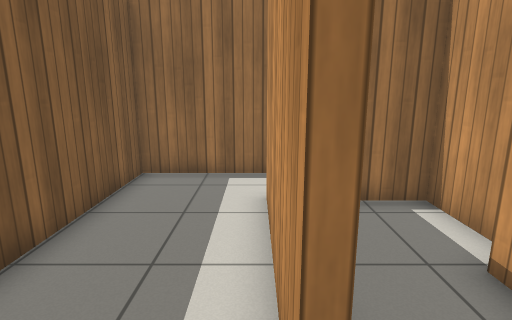
[1] (above)

24 first-person views from a walk through a world built for the Gazebo simulator. The camera is 1.2 m above the floor, tilts 12° down and sees 80° across. The floor is counted in squares, 0.5 m on a side. Each view is taken from the middle of a square. On the plan, view 1 faces up. The plan holds only what a view shows up to about 19 squares ahead; the rest is blank. Gazebo's built-in surfaces are drawn with simple patterns.

[2]
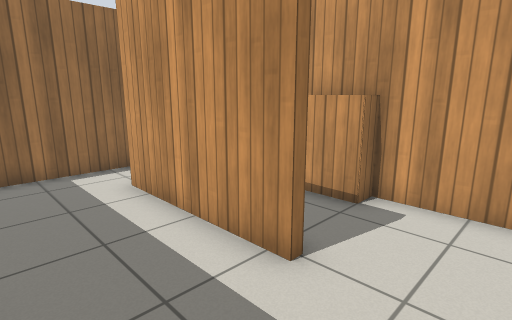

[3]
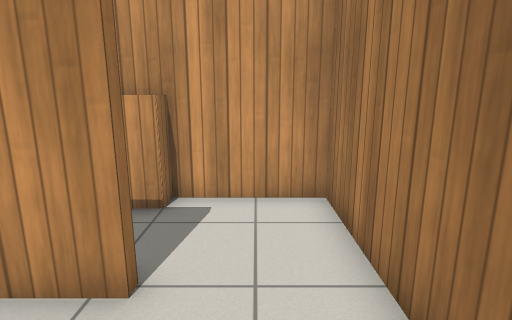

[4]
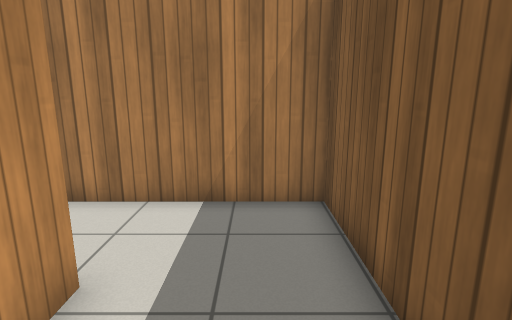

[5]
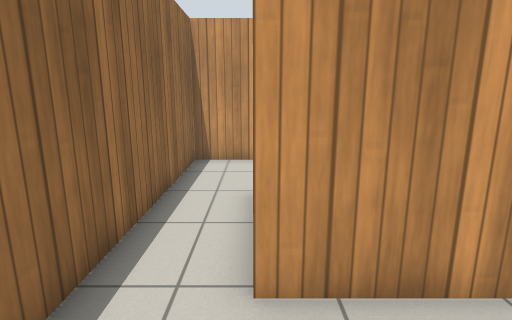

[6]
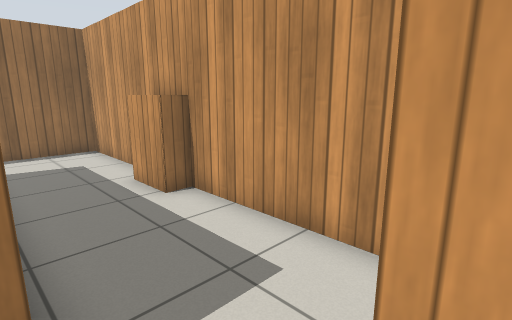

[7]
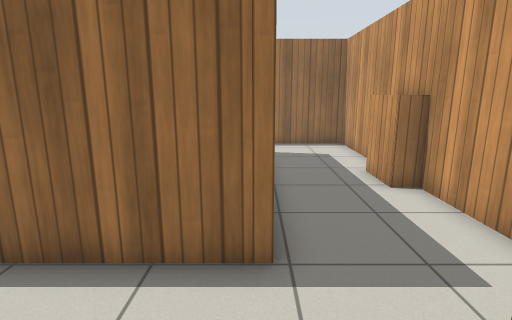

[8]
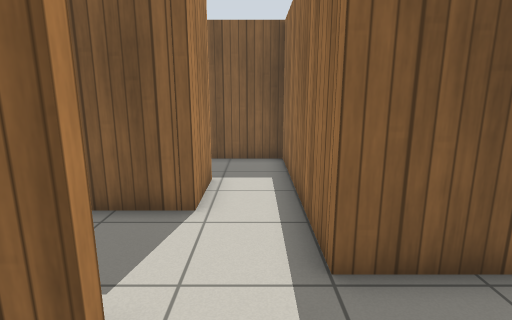

[9]
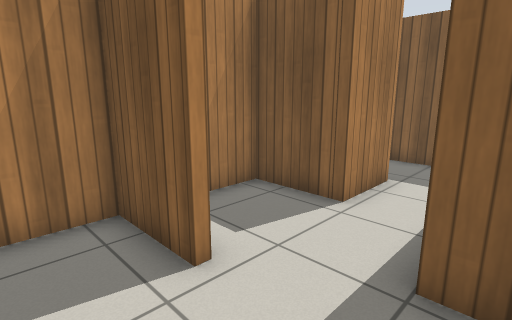

[10]
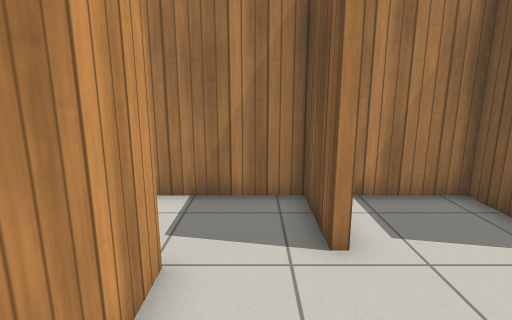

[11]
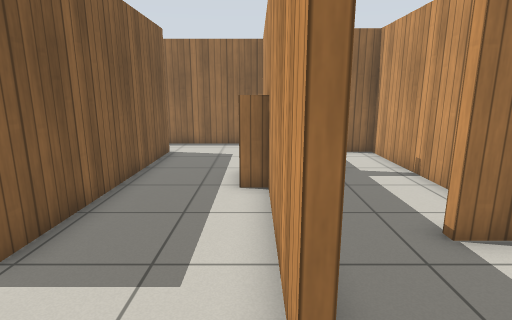

[12]
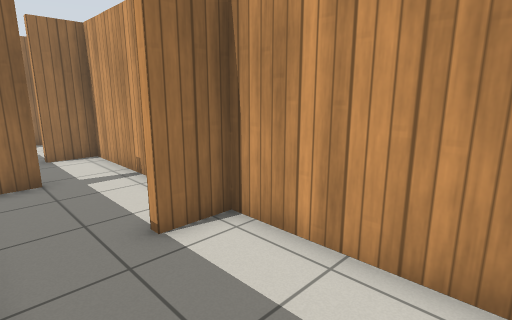

[13]
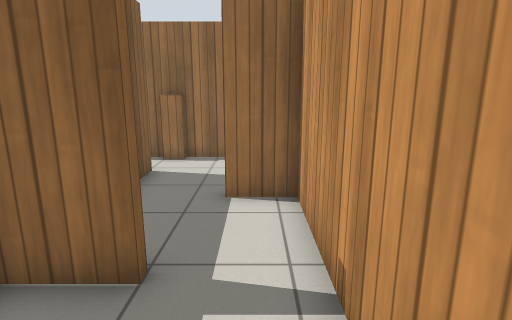

[14]
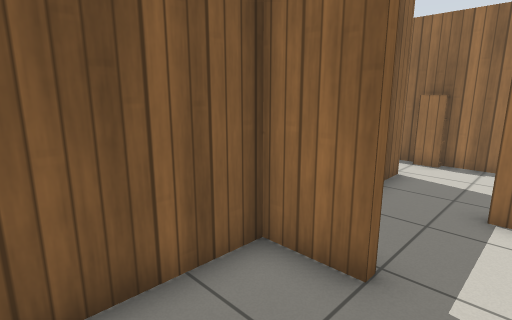

[15]
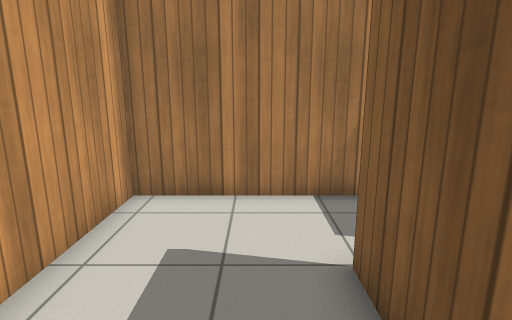

[16]
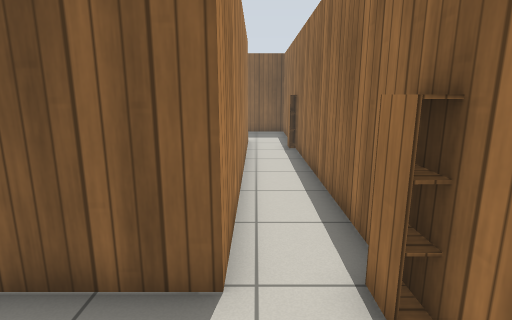

[17]
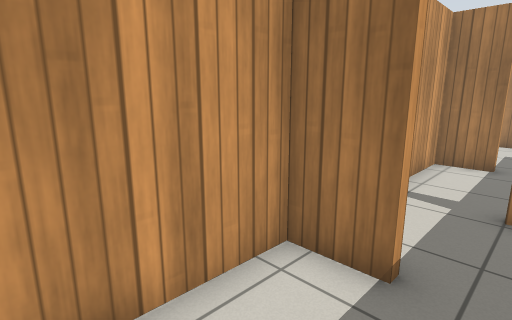

[18]
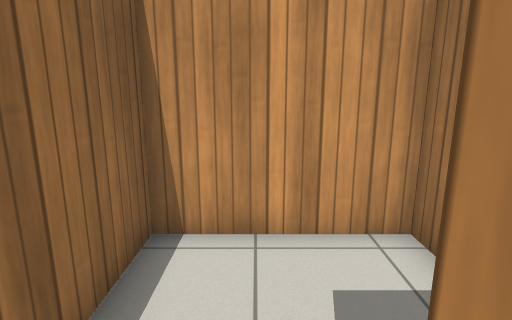

[19]
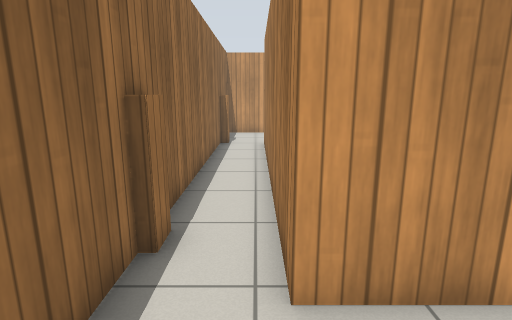

[20]
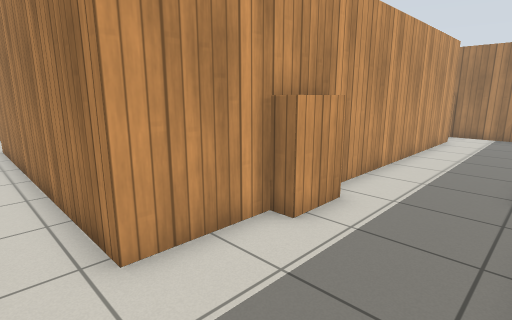

[21]
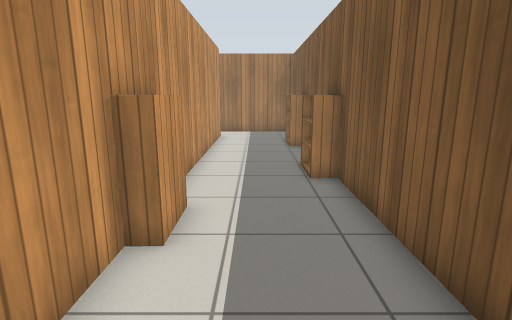

[22]
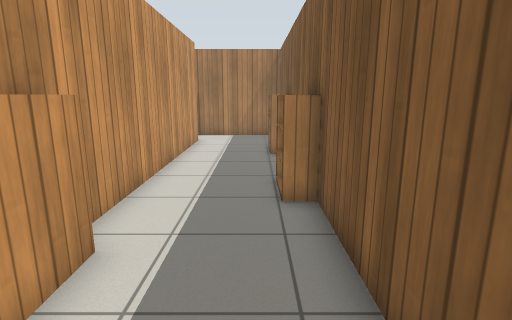

[23]
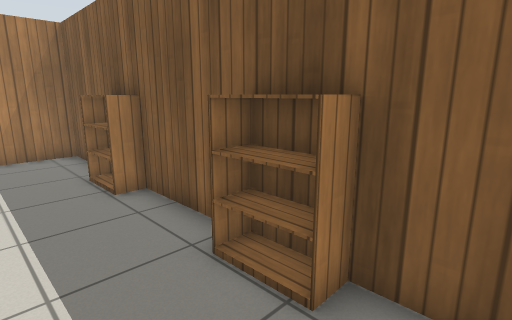

[24]
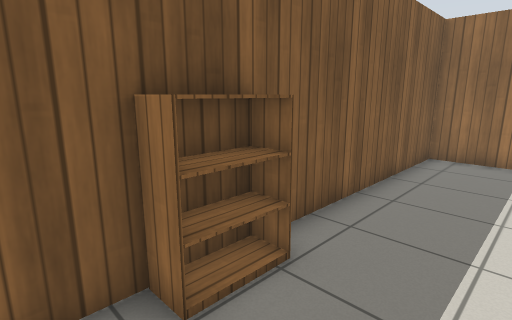

### Floor plan
Ten units are one square. View 1 is at (0, 0); x grows to the right and y downward. Boxes are objects, and circles mark ways between rooms. Rooms are numbered by the first view taken in them; rooms with no view inside come last. Other rooms are left out.
<svg viewBox="-90 -123 225 224">
<path fill="none" stroke="#000" d="M-36 -45 -36 17 6 17M3 -15 3 -71M40 -25 40 -35M83 -34 83 -93 -36 -93 -36 -64M58 44 58 71 85 71M55 50 55 44M86 39 83 39 83 -15M43 -71 43 20 -36 20 -36 45M-6 44 19 44 19 71 46 71M105 -35 86 -35 86 39M85 71 130 71 130 13 113 13 113 10 130 10 130 -70 113 -70 113 -73 130 -73 130 -118 -24 -118M-24 -96 86 -96 86 -67M-39 -65 -39 -96 -24 -96M-84 54 -84 96 -45 96M-39 75 -39 -46M-24 -118 -84 -118 -84 35M6 17 40 17 40 -25M40 -35 40 -67 24 -67"/>
<rect x="25" y="-35" width="20" height="20" fill="#bbb"><title>bookshelf</title></rect>
<rect x="75" y="-35" width="10" height="20" fill="#bbb"><title>bookshelf</title></rect>
<rect x="-85" y="35" width="10" height="20" fill="#bbb"><title>bookshelf</title></rect>
<rect x="-85" y="-25" width="10" height="20" fill="#bbb"><title>bookshelf</title></rect>
<rect x="-45" y="-65" width="10" height="20" fill="#bbb"><title>bookshelf</title></rect>
<circle cx="-15" cy="-70" r="3" fill="#2a7"/>
<circle cx="10" cy="0" r="3" fill="#2a7"/>
<circle cx="90" cy="-20" r="3" fill="#2a7"/>
<circle cx="90" cy="50" r="3" fill="#2a7"/>
<circle cx="-35" cy="-105" r="3" fill="#2a7"/>
<circle cx="25" cy="-20" r="3" fill="#2a7"/>
<text x="-20" y="-30">1</text>
<text x="50" y="-10">2</text>
<text x="100" y="-50">3</text>
<text x="-60" y="-20">4</text>
<text x="20" y="0">5</text>
<text x="20" y="-50">6</text>
</svg>
Room 1 opens to room 2. Room 1 opens to room 5. Room 2 opens to room 3. Room 3 opens to room 4. Room 5 opens to room 6.

Where each view was taken, in squares from view 1:
view 1: 0 up, 0 right, facing up
view 2: 1 down, 3 left, facing up-right
view 3: 0 up, 3 left, facing right
view 4: 5 up, 2 left, facing down
view 5: 7 up, 3 left, facing right
view 6: 5 down, 4 right, facing up-right
view 7: 6 down, 4 right, facing up
view 8: 3 down, 8 right, facing left
view 9: 1 down, 8 right, facing down-left
view 10: 0 up, 7 right, facing down
view 11: 6 down, 8 right, facing up
view 12: 6 down, 9 right, facing up-right
view 13: 0 up, 12 right, facing up
view 14: 0 up, 12 right, facing up-left
view 15: 0 up, 10 right, facing down
view 16: 10 up, 12 right, facing left
view 17: 11 up, 10 right, facing down-right
view 18: 10 up, 8 right, facing right
view 19: 10 up, 7 left, facing right
view 20: 11 up, 8 left, facing down-right
view 21: 11 up, 6 left, facing down
view 22: 9 up, 7 left, facing down
view 23: 4 up, 5 left, facing down-left
view 24: 1 down, 5 left, facing up-left
